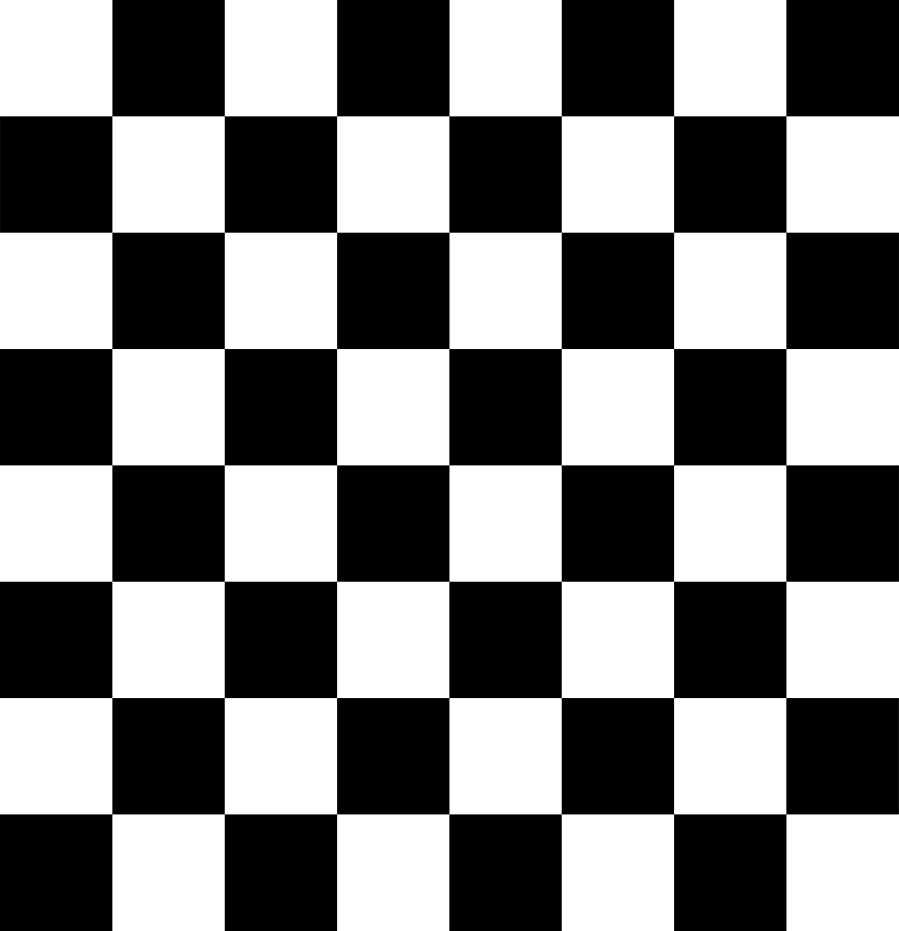
#> input picture chessboard.png, 3595 x 3723 px (shown at 1/4 size)
$ python 'new_image bit wise operation.py'
#> lines starting #> are read from the running program, lines starting #| are printed output that depends on the picture; after the words box and inside, x2 and y2 are one past the last pixel; in counts of white or black regions, pixels touching at a corner belong together
import numpy as np
import cv2
img1=np.zeros((250,500,3),np.uint8)
img1=cv2.rectangle(img1,(200,0),(300,100),(255,255,255),-1)
img2=cv2.imread('chessboard.png')
#> img2 is the input picture: shape (3723, 3595, 3); min 0, max 255, mean 127.5
img1=cv2.resize(img1,(512,512))
img2=cv2.resize(img2,(512,512))
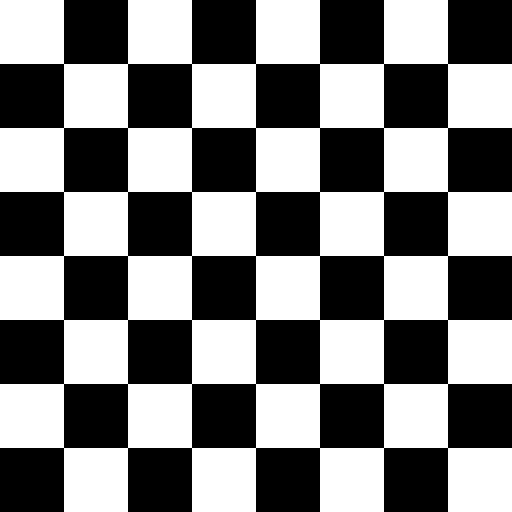
#> img2: shape (512, 512, 3); 50% white; 1 white region, box (x1, y1, x2, y2) and area: (0, 0, 512, 512) 131072

bitand=cv2.bitwise_or(img2,img1)
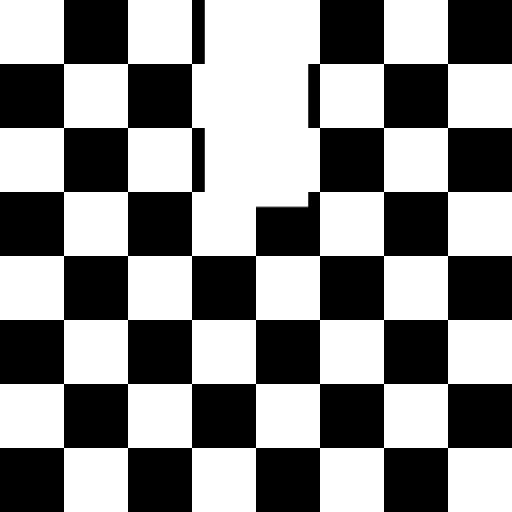
#> bitand: shape (512, 512, 3); min 0, max 255, mean 137.9
cv2.imshow('img1',img1)
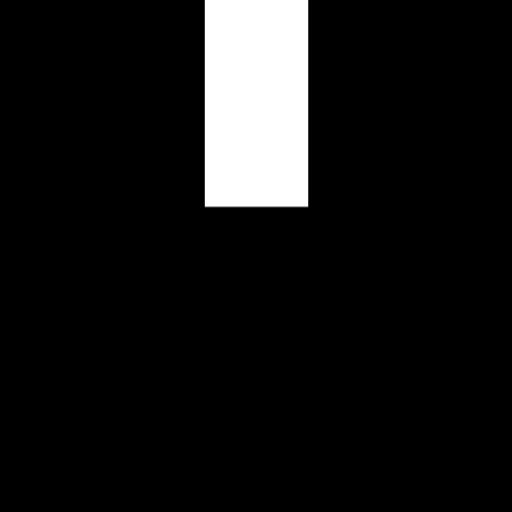
#> window 'img1': shape (512, 512, 3); min 0, max 255, mean 20.8
cv2.imshow('img2',img2)
cv2.imshow('bitand',bitand)
cv2.waitKey(0)
cv2.destroyAllWindows()
